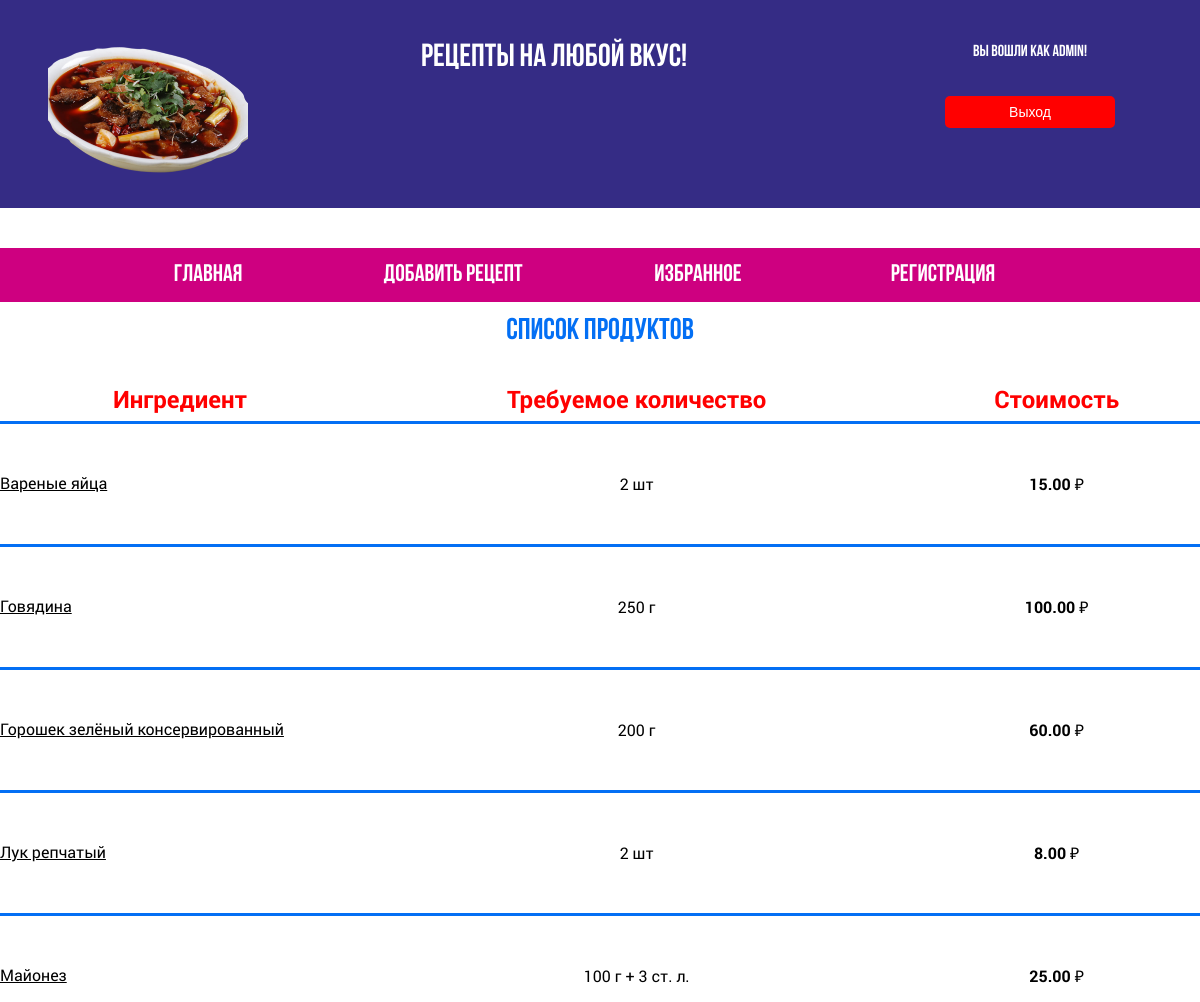
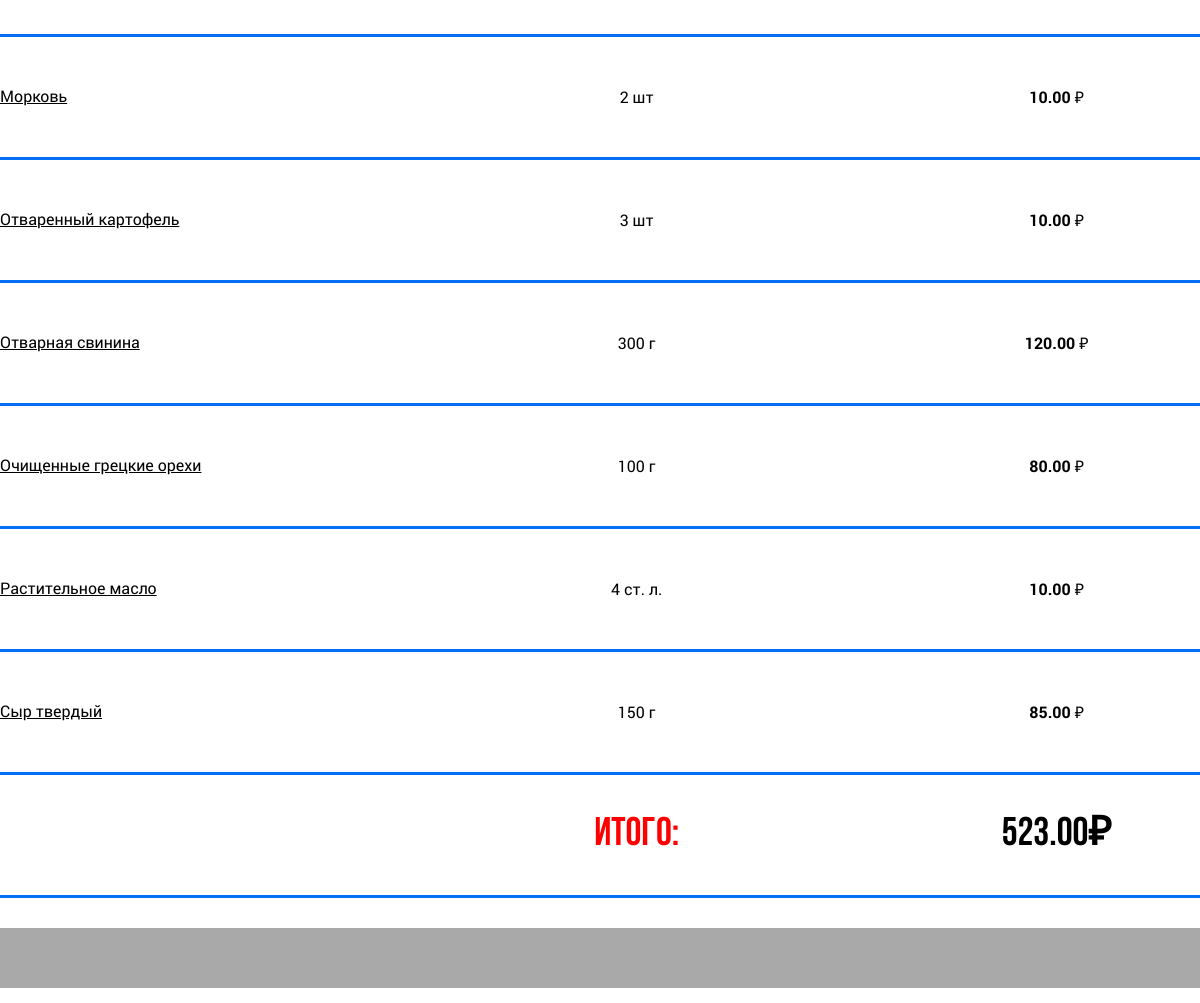
/chosen/ (signed in), run on the app's committed database (2 pictures, top to bottom).
### receipts/models.py (models this page shows, shortened)
class Product(models.Model):
    name = models.CharField(max_length=255, unique=False, db_index=True)

### receipts/views.py (the view)
# urls.py: path('chosen/', views.chosen, name="chosen"),
def chosen(request):
    if request.user.is_authenticated:
        res = []
        w = 0
        c = 0
        total = 0
        receipts_id = [obj.recipe_id for obj in Note.objects.filter(author__username=request.user.username)]
        ingredients_id = []
        for obj in Recipe.objects.all():
            if obj.id in receipts_id:
                ingredients_id.extend(obj.ingredient_set.in_bulk())
        d =  [{'name': obj.product.name, 'qty': obj.qty, 'unit': obj.unit, 'cost': obj.cost} for obj in Ingredient.objects.all() if obj.id in ingredients_id]
        d = sorted(d, key=grouper)
        for key, group_items in groupby(d, key=grouper):
            dict_elem = {'name': key}
            group_items= sorted(group_items, key=subgrouper)
            for subkey, subgroup_items in groupby(group_items, key=subgrouper):
                w = 0
                c = 0
                for subitem in subgroup_items:
                    w += subitem['qty']
                    c += subitem['cost']
                if dict_elem.get('unit', None) is None:
                    dict_elem['unit'] = str(w) + " " + subkey
                    dict_elem['cost'] = c
                    total += c
                else:
                    dict_elem['unit'] += " + " + str(w) + " " + subkey
                    dict_elem['cost'] += c
                    total += c
            res.append(dict_elem)
        print(res)
        return render(request, 'chosen.html', {'res': res, 'total': total})
    else:
        context = {'mes' : "Вы не авторизованы"}
        return render(request, 'home.html', context)

### receipts/views.py (called while the page is built)
def grouper(item):
        return item['name']

def subgrouper(item):
        return item['unit']

### templates/chosen.html
{% extends 'base.html' %}
{% block content %}
<section class = "favourite">
    <div class = "container">
        <h1 class = "title">Список продуктов</h1>
        <table class = "basket-table" >
        <thead>
            <tr>
                <th>Ингредиент</th>
                <th>Требуемое количество</th>
                <th>Стоимость</th>
            </tr>
        </thead>
        <tbody>
            {% for ingredient in res %}
            <tr>
                <td id = "lines_order" class = "basket-table_product">
                    <span class = "basket-table_name">{{ingredient.name}}</span.>
                </td>
                <td id = "lines_order"class = "basket-table_count">
                    <div class = "basket-table_price">
                        <span>{{ingredient.unit}}</span>
                    </div>
                </td >
                <td id = "lines_order" class = "basket-table_total">
                    <span>{{ingredient.cost}} &#8381;</span>
                </td>
            </tr>
            {% endfor %}
            <tr>
                <td class = "Total"></td>
                <td class = "Total">Итого:</td>
                <td class = "Total_price"> {{total}}&#8381;</td>
            </tr>
        </tbody>
        </table>
    </div>
</section>
{% endblock content %}

### templates/base.html (shortened to what this page needs)
<!DOCTYPE html>
{% load static %}
<html lang="ru-RU">
    <head>
        <link href="{% static 'css/fonts.css' %}" rel="stylesheet" type="text/css" />
        <link href="{% static 'css/bebas_fonts.css' %}" rel="stylesheet" type="text/css" />
        <link href="{% static 'css/2.css' %}" rel="stylesheet" type="text/css" />
        <link href="{% static 'css/3.css' %}" rel="stylesheet" type="text/css" />
        <link href="{% static 'css/1.css' %}" rel="stylesheet" type="text/css" />
        <link href="{% static 'css/header.css' %}" rel="stylesheet" type="text/css" />
        <link href="{% static 'css/footer.css' %}" rel="stylesheet" type="text/css" />
        <link href="{% static 'css/menu.css' %}" rel="stylesheet" type="text/css" />
        <link href="{% static 'css/banners.css' %}" rel="stylesheet" type="text/css" />
        <link href="{% static 'css/catalog.css' %}" rel="stylesheet" type="text/css" />
        <link href="{% static 'css/basket_.css' %}" rel="stylesheet" type="text/css" />
        <link href="{% static 'css/reg.css' %}" rel="stylesheet" type="text/css" />
        <link href="{% static 'css/styles.css' %}" rel="stylesheet" type="text/css" />
    </head>
    <body>
        <div class="wrapper">
            <header>
                <section class="head">
                    <div class="header">
                        <div class="header_logo">
                            <a href="">
                                <img src="{% static 'images/food.png' %}" width="200px" />
                            </a>
                        </div>
                        <div class="header_title">
                            <h1 class="tit">
                               Рецепты на любой вкус!
                            </h1>
                        </div>
                        <div class="header_auto">
                            {% if user.is_authenticated %}
                            <div class="w"><span class="auth">Вы вошли как {{ user.username }}!</span></div>
                            <form action="/logout/" method="POST"> {% csrf_token %}
                                <input class="g_btn" type="submit" name="entry" value="Выход"/>
                            </form>
                            {% else %}
                            <form action="/log/" method="POST"> {% csrf_token %}
                                <input class = "main_auto" type="text" name="login" placeholder="Логин" />
                                <input class = "main_auto" type="password" name="password" placeholder="Пароль" />
                                <input class="g_btn" type="submit" name="entry" value="Вход"/>
                            </form>
                            {% endif %}
                        </div>
                    </div>
                </section>
            </header>
            <nav class="main_nav">
                <ul class="main_nav-list">
                    <li><a href="{% url 'home' %}" >Главная</a></li>
                    <li><a href="{% url 'new_recipe' %}" >Добавить рецепт</a></li>
                    <li><a href="{% url 'chosen' %}" >Избранное</a></li>
                    <li><a href="{% url 'signup' %}" >Регистрация</a></li>
                </ul>
            </nav>
            <main class = "main_content">
                {% block content %}
                {% endblock content %}
            </main>
            <footer>
                <div class="footer">
                </div>
            </footer>
        </div>
    </body>
</html>

### static/css/2.css (style rules this page uses)
html, body, div, span, applet, object, iframe, h1, h2, h3, h4, h5, h6, p, blockquote, pre, a, abbr, acronym, address, big, cite, code, del, dfn, em, img, ins, kbd, q, s, samp, small, strike, strong, sub, sup, tt, var, b, u, i, center, dl, dt, dd, ol, ul, li, fieldset, form, label, legend, table, caption, tbody, tfoot, thead, tr, th, td, article, aside, canvas, details, embed, figure, figcaption, footer, header, hgroup, menu, nav, output, ruby, section, summary, time, mark, audio, video { margin: 0; padding: 0; border: 0; font-size: 100%; font: inherit; vertical-align: baseline; }
article, aside, details, figcaption, figure, footer, header, hgroup, menu, nav, section { display: block; }
body { line-height: 1; }
ul { display: block; list-style-type: disc; margin-inline-start: 0px; margin-inline-end: 0px; padding-inline-start: 0px; }
ol, ul, li { list-style-type: none; }
table { border-collapse: collapse; border-spacing: 0; }
section { position: relative; margin-bottom: 15px; }
input, select, button { outline: none; }

### static/css/3.css (style rules this page uses)
html { font-size: 16px; }
body { font-family: "RobotoRegular", "Times New Roman", "sans-serif"; }
a { text-decoration: none; color: #000; }

### static/css/1.css (style rules this page uses)
.wrapper { width: 100%; max-width: 1200px; margin: 0 auto }
.g_btn { display: inline-block; width: 50%; background-color: red; border-radius: 5px; color: white; line-height: 30px; font-size: .875rem; text-align: center; border: none; margin-bottom: 10px; cursor: pointer; }

### static/css/header.css (style rules this page uses)
.tit { word-break: break-word; font-size: 2rem; font-weight: 600; line-height: 1.125; font-family: "Bebas"; }
.head { background-color: #352c85; color: #fff; }
.header { padding-top: 40px; margin-bottom: 40px; overflow: hidden; text-align: center; }
.header_title { display: inline-block; text-align: center; width: 380px; }
.header_logo { float: left; text-align: left; margin-left: 3rem; margin-bottom: 2rem; }
.header_auto { float: right; text-align: center; width: 100%; max-width: 340px; }
.w { margin-bottom: 2rem; }
.auth { font-weight: 600; line-height: 1.5; font-family: "Bebas"; }

### static/css/footer.css (style rules this page uses)
.footer { margin: 0 auto 15px; padding: 50px 50px 10px 50px; background-color: #a9a9a9; width: 91.74%; overflow: hidden; }

### static/css/menu.css (style rules this page uses)
.main_nav { background-color: #ce0080; padding: 0 110px; position: relative; margin-bottom: 15px; }
.main_nav-list > li { display: inline-block; vertical-align: top; margin-right: 45px; width: 20%; text-align: center; }
li:last-child { margin-right: 0; }
.main_nav-list a { display: block; width: 100%; height: 100%; padding: 15px 0; font-family: "Bebas"; font-weight: 700; font-size: 1.5rem; color: white; text-transform: uppercase; }

### static/css/catalog.css (style rules this page uses)
.main_content { overflow: hidden; }
.title { display: block; margin-bottom: 30px; text-align: center; font-family: "Bebas"; font-weight: 700; font-size: 1.875rem; color: #036ff4; }

### static/css/basket_.css (style rules this page uses)
.container { display:block; justify-content: space-between; }
.basket-table { border-collapse: collapse; text-align: center; width: 100%; margin-bottom: 30px; }
.basket-table > thead > tr > th { border-bottom: 3px solid #036ff4; font-family: "RobotoBold"; text-align: center; padding: 10px; color: red; font-size: 1.5rem; }
.basket-table_product { width: 30%; text-align: left; }
.basket-table_name { position: relative; text-decoration: underline; line-height: 1.3; }
.basket-table_price { white-space: nowrap; text-align: center; }
.basket-table_total { white-space: nowrap; font-weight: 700; text-align: center; }
.basket-table_total { font-family: "RobotoBold"; text-align: center; }
.Total { border-bottom: 3px solid #036ff4; height: 120px; vertical-align: middle; font-family: "Bebas"; font-weight: 700; font-size: 2.5rem; text-align: center; color: red; }
.Total_price { border-bottom: 3px solid #036ff4; height: 120px; vertical-align: middle; font-family: "Bebas"; font-weight: 700; font-size: 2.5rem; text-align: center; }
#lines_order { border-bottom: 3px solid #036ff4; font-weight: 400; font-size: 1rem; height: 120px; vertical-align: middle; }

### data on the page
Product: name "Вареные яйца"
Product: name "Говядина"
Product: name "Горошек зелёный консервированный"
Product: name "Лук репчатый"
Product: name "Майонез"
Product: name "Морковь"
Product: name "Отваренный картофель"
Product: name "Отварная свинина"
Product: name "Очищенные грецкие орехи"
Product: name "Растительное масло"
Product: name "Сыр твердый"

### other printed values
{{ user.username }} "admin"
{{ ingredient.unit }} "2 шт" "250 г" "200 г" "2 шт" "100 г + 3 ст. л." "2 шт" "3 шт" "300 г" "100 г" "4 ст. л." "150 г"
{{ ingredient.cost }} "15.00" "100.00" "60.00" "8.00" "25.00" "10.00" "10.00" "120.00" "80.00" "10.00" "85.00"
{{ total }} "523.00"
